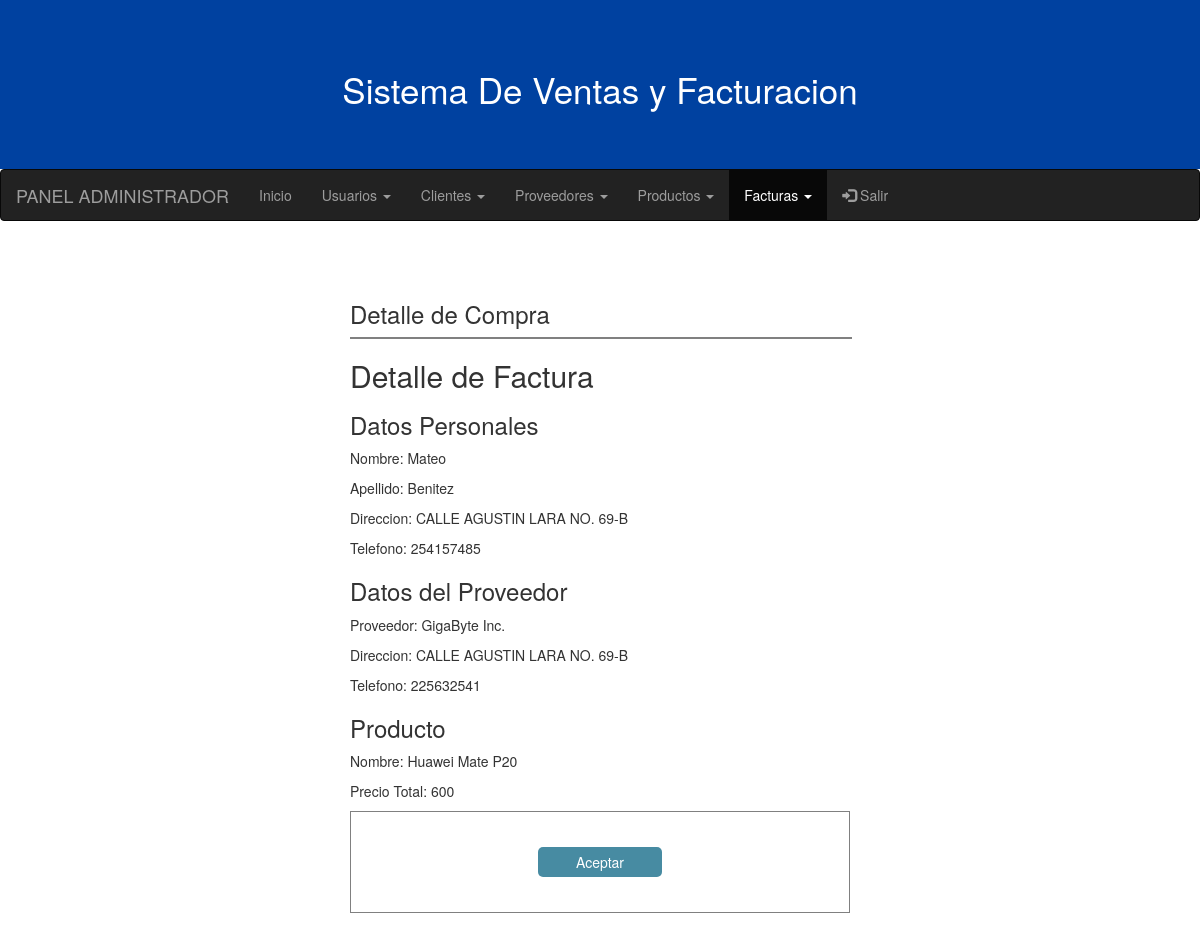
The page /Sistema/InicioAdmin/ver-factura.php?id=1 on the database its author committed.
### tables this page shows
CREATE TABLE `facturadora` (
  `id_factura` int(11) NOT NULL AUTO_INCREMENT,
  `id_producto` int(11) NOT NULL,
  `id_proveedor` int(11) NOT NULL,
  `id_cliente` int(11) NOT NULL,
  PRIMARY KEY (`id_factura`),
  KEY `facturadora_fk` (`id_cliente`),
  KEY `facturadora_fk_2` (`id_producto`),
  KEY `facturadora_fk_1` (`id_proveedor`),
  CONSTRAINT `facturadora_fk` FOREIGN KEY (`id_cliente`) REFERENCES `cliente` (`id_cliente`),
  CONSTRAINT `facturadora_fk_1` FOREIGN KEY (`id_proveedor`) REFERENCES `proveedor` (`id_proveedor`) ON DELETE CASCADE
);

CREATE TABLE `cliente` (
  `id_cliente` int(11) NOT NULL AUTO_INCREMENT,
  `nombre` varchar(50) NOT NULL,
  `apellido` varchar(50) NOT NULL,
  `telefono` int(11) NOT NULL,
  `direccion` varchar(50) NOT NULL,
  PRIMARY KEY (`id_cliente`)
);

CREATE TABLE `proveedor` (
  `id_proveedor` int(11) NOT NULL AUTO_INCREMENT,
  `nombre` varchar(50) NOT NULL,
  `apellido` varchar(50) DEFAULT NULL,
  `telefono` int(11) NOT NULL,
  `direccion` varchar(50) NOT NULL,
  PRIMARY KEY (`id_proveedor`)
);

CREATE TABLE `productos` (
  `id_producto` int(11) NOT NULL AUTO_INCREMENT,
  `id_proveedor` int(11) NOT NULL,
  `nombre_producto` varchar(50) NOT NULL,
  `precio` int(11) NOT NULL,
  PRIMARY KEY (`id_producto`),
  KEY `productos_fk` (`id_proveedor`),
  CONSTRAINT `productos_fk` FOREIGN KEY (`id_proveedor`) REFERENCES `proveedor` (`id_proveedor`)
);

### Sistema/InicioAdmin/ver-factura.php (the view, shortened to what this page needs)
<?php
  $conexion = mysqli_connect("localhost", "root", "", "Tienda");
  if(empty($_REQUEST['id']))
  {
    header('location: lista-clientes.php');
  }
  else
  {
    $id_usuario = $_REQUEST['id'];
    $query = mysqli_query($conexion, "SELECT f.id_factura, r.nombre, r.apellido, r.direccion, r.telefono
											                        FROM facturadora f
                                              INNER JOIN cliente r ON f.id_cliente = r.id_cliente
                                              WHERE $id_usuario = f.id_factura");
    $datos_p = mysqli_query($conexion, "SELECT f.id_factura, t.nombre, t.apellido, t.direccion, t.telefono
											                        FROM facturadora f
                                              INNER JOIN proveedor t ON f.id_proveedor = t.id_proveedor
                                              WHERE $id_usuario = f.id_factura");
    $datos_prod = mysqli_query($conexion, "SELECT f.id_factura, p.nombre_producto, p.precio
											                        FROM facturadora f
                                              INNER JOIN productos p ON f.id_producto = p.id_producto
                                              WHERE $id_usuario = f.id_factura");
    $result = mysqli_num_rows($query);
    if($result > 0)
    {
      while ($data = mysqli_fetch_array($query))
      {
        $nombre = $data['nombre'];
        $apellido = $data['apellido'];
        $telefono = $data['telefono'];
        $direccion = $data['direccion'];
        while ($data_proveedor = mysqli_fetch_array($datos_p))
        {
          $nombre_p = $data_proveedor['nombre'];
          $apellido_p = $data_proveedor['apellido'];
          $telefono_p = $data_proveedor['telefono'];
          $direccion_p = $data_proveedor['direccion'];
          while ($data_prod = mysqli_fetch_array($datos_prod))
          {
            $nombre_prod = $data_prod['nombre_producto'];
            $precio_prod = $data_prod['precio'];
          }
        }
      }
    }
  }
?>
<!DOCTYPE html>
<html lang="es">
<head>
  <link rel="stylesheet" href="https://maxcdn.bootstrapcdn.com/bootstrap/3.4.1/css/bootstrap.min.css">
    <link rel="stylesheet" href="../css/usuarios.css">
</head>
<body>
  <div class="ban">
    <h3 class="s-t">Sistema De Ventas y Facturacion</h3>
  </div>
  <nav class="navbar navbar-inverse">
    <div class="container-fluid">
      <div class="navbar-header">
        <a class="navbar-brand" href="#">PANEL ADMINISTRADOR</a>
      </div>
      <ul class="nav navbar-nav">
        <ul class="nav navbar-nav">
          <li class=""><a href="index.php">Inicio</a></li>
          <li class="dropdown">
          <a class="dropdown-toggle" data-toggle="dropdown" href="#">Usuarios
          <span class="caret"></span></a>
          </li>
          <li class="dropdown">
          <a class="dropdown-toggle" data-toggle="dropdown" href="#">Clientes
          <span class="caret"></span></a>
          </li>
          <li class="dropdown">
          <a class="dropdown-toggle" data-toggle="dropdown" href="#">Proveedores
          <span class="caret"></span></a>
          </li>
          <li class="dropdown">
          <a class="dropdown-toggle" data-toggle="dropdown" href="#">Productos
          <span class="caret"></span></a>
          </li>
          <li class="dropdown active">
          <a class="dropdown-toggle" data-toggle="dropdown" href="#">Facturas
          <span class="caret"></span></a>
          </li>
        </ul>
      <ul class="nav navbar-nav navbar-right">
        <li><a href="../php/salir.php"><span class="glyphicon glyphicon-log-in"></span>    Salir</a></li>
      </ul>
    </ul>
    </div>
  </nav>
  <section id="container">
    <div class="form-r">
      <h3>Detalle de Compra</h3>
      <hr>
      <div class="eliminar-datos">
        <h2>Detalle de Factura</h2>
        <h3>Datos Personales</h3>
        <p>Nombre: <span><?php echo $nombre; ?></span></p>
        <p>Apellido: <span><?php echo $apellido; ?></span></p>
        <p>Direccion: <span><?php echo $direccion; ?></span></p>
        <p>Telefono: <span><?php echo $telefono; ?></span></p>
        <h3>Datos del Proveedor</h3>
        <p>Proveedor: <span><?php echo $nombre_p." ".$apellido_p; ?></span></p>
        <p>Direccion: <span><?php echo $direccion_p; ?></span></p>
        <p>Telefono: <span><?php echo $telefono_p; ?></span></p>
        <h3>Producto</h3>
        <p>Nombre: <span><?php echo $nombre_prod; ?></span></p>
        <p>Precio Total: <span><?php echo $precio_prod; ?></span></p>
        <form class="formulario" action="" method="post">
          <a class="eliminar-btn" href="lista-facturas.php">Aceptar</a>
        </form>
      </div>
    </div>
  </section>
</body>
</html>

### Sistema/css/usuarios.css (style rules this page uses)
#container { padding: 90px 15px 15px; margin-top: -50px; }
.form-r { width: 500px; margin: auto; }
hr { border: 1px solid gray; width: 100%; display: block; margin: 10px 0; }
form { margin: auto; padding: 20px 50px; border: 1px solid gray; }
.eliminar-btn, .btn-ok { width: 124px; background-color: #478ba2; color: white; display: inline-block; padding: 5px; border-radius: 5px; margin: 15px; text-decoration: none; border: none; }
.formulario { text-align: center; }
.ban { text-align: center; color: white; background-color: #0041a0; padding: 50px; }
.s-t { font-size: 35px; }

### rows shown on the page
facturadora: id_cliente.nombre "Mateo", id_cliente.apellido "Benitez", id_cliente.direccion "CALLE AGUSTIN LARA NO. 69-B", id_cliente.telefono "254157485", id_proveedor.nombre "GigaByte", id_proveedor.apellido "Inc.", id_proveedor.direccion "CALLE AGUSTIN LARA NO. 69-B", id_proveedor.telefono "225632541", id_producto.nombre_producto "Huawei Mate P20", id_producto.precio "600"
